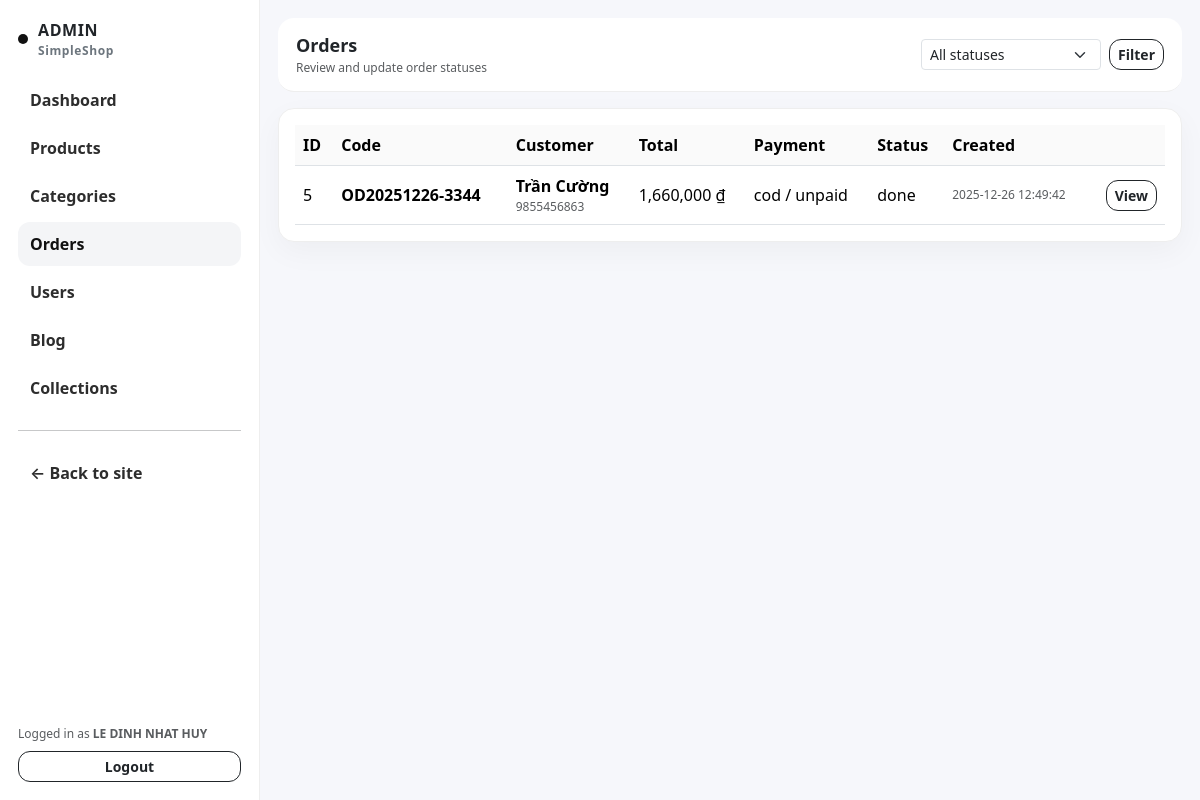
The app's page /admin/orders.php (signed in), older data.
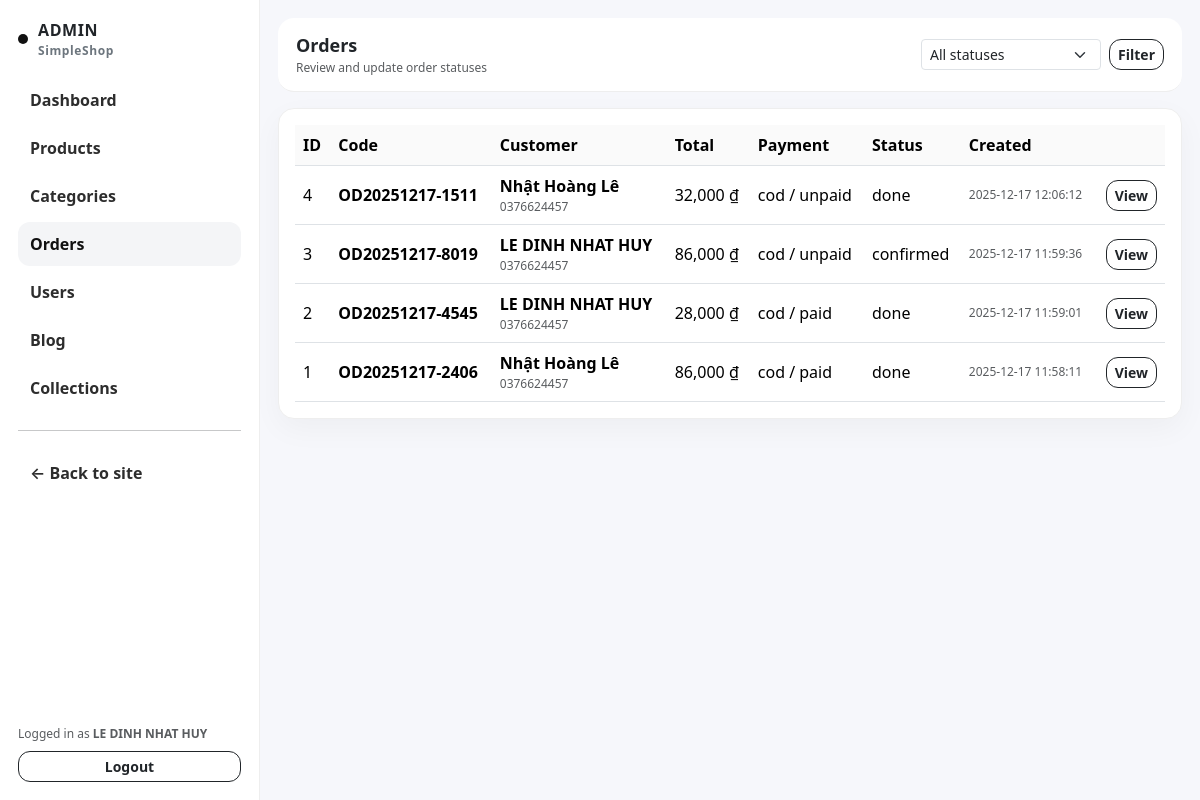
The same page, newer data.
### tables this page shows
CREATE TABLE `orders` (
  `id` bigint(20) UNSIGNED NOT NULL,
  `user_id` bigint(20) UNSIGNED NOT NULL,
  `cart_id` bigint(20) UNSIGNED DEFAULT NULL,
  `order_code` varchar(30) NOT NULL,
  `full_name` varchar(120) NOT NULL,
  `phone` varchar(30) NOT NULL,
  `address` varchar(255) NOT NULL,
  `note` varchar(255) DEFAULT NULL,
  `subtotal` decimal(12,2) NOT NULL,
  `shipping_fee` decimal(12,2) DEFAULT 0.00,
  `discount` decimal(12,2) DEFAULT 0.00,
  `total` decimal(12,2) NOT NULL,
  `payment_method` enum('cod','bank','momo') DEFAULT 'cod',
  `payment_status` enum('unpaid','paid') DEFAULT 'unpaid',
  `order_status` enum('pending','confirmed','shipping','done','cancelled') DEFAULT 'pending',
  `created_at` datetime DEFAULT current_timestamp(),
  `updated_at` datetime DEFAULT current_timestamp() ON UPDATE current_timestamp()
);

### core/db.php (called while the page is built, shortened)
<?php
function db(): PDO {
  static $pdo = null;
  if ($pdo) return $pdo;
  $dsn = "mysql:host=" . DB_HOST . ";dbname=" . DB_NAME . ";charset=utf8mb4";
  $pdo = new PDO($dsn, DB_USER, DB_PASS, [
    PDO::ATTR_ERRMODE => PDO::ERRMODE_EXCEPTION,
    PDO::ATTR_DEFAULT_FETCH_MODE => PDO::FETCH_ASSOC,
  ]);
  return $pdo;
}

### core/helpers.php (called while the page is built, shortened)
<?php
function e(string $s): string {
  return htmlspecialchars($s, ENT_QUOTES, 'UTF-8');
}

### admin/orders.php (the view, shortened to what this page needs)
<?php
require_once __DIR__ . '/partials/header.php';
require_once __DIR__ . '/partials/sidebar.php';
$where = "";
$params = [];
$st = db()->prepare("
  SELECT id, order_code, full_name, phone, total, payment_method, payment_status, order_status, created_at
  FROM orders
  $where
  ORDER BY id DESC
  LIMIT 200
");
$st->execute($params);
$orders = $st->fetchAll();
?>
<div class="admin-content">
  <div class="admin-topbar d-flex justify-content-between align-items-center">
    <div>
      <div style="font-weight:900;font-size:18px;">Orders</div>
      <div class="text-muted" style="font-size:12px;">Review and update order statuses</div>
    </div>
    <form class="d-flex gap-2" method="get">
      <select class="form-select form-select-sm" name="status" style="width:180px;">
        <option value="">All statuses</option>
      </select>
      <button class="btn btn-outline-dark btn-sm btn-ceo">Filter</button>
    </form>
  </div>
  <div class="cardx mt-3 p-3">
    <div class="table-responsive">
      <table class="table table-hover align-middle mb-0">
        <thead>
          <tr>
            <th>ID</th><th>Code</th><th>Customer</th><th>Total</th><th>Payment</th><th>Status</th><th>Created</th><th></th>
          </tr>
        </thead>
        <tbody>
          <?php foreach($orders as $o): ?>
            <tr>
              <td><?= (int)$o['id'] ?></td>
              <td class="fw-semibold"><?= e($o['order_code']) ?></td>
              <td>
                <div class="fw-semibold"><?= e($o['full_name']) ?></div>
                <div class="text-muted" style="font-size:12px;"><?= e($o['phone']) ?></div>
              </td>
              <td><?= number_format((float)$o['total']) ?> ₫</td>
              <td><?= e($o['payment_method']) ?> / <?= e($o['payment_status']) ?></td>
              <td><?= e($o['order_status']) ?></td>
              <td class="text-muted" style="font-size:12px;"><?= e($o['created_at']) ?></td>
              <td class="text-end">
                <a class="btn btn-outline-dark btn-sm btn-ceo" href="/admin/order_view.php?id=<?= (int)$o['id'] ?>">View</a>
              </td>
            </tr>
          <?php endforeach; ?>
        </tbody>
      </table>
    </div>
  </div>
</div>
<?php require_once __DIR__ . '/partials/footer.php'; ?>

Row changes from the older to the newer data that the page shows:
removed orders: id "5", order_code "OD20251226-3344", full_name "Trần Cường", phone "9855456863", total "1,660,000", payment_method "cod", payment_status "unpaid", order_status "done", created_at "2025-12-26 12:49:42"
added orders: id "4", order_code "OD20251217-1511", full_name "Nhật Hoàng Lê", phone "0376624457", total "32,000", payment_method "cod", payment_status "unpaid", order_status "done", created_at "2025-12-17 12:06:12"
added orders: id "3", order_code "OD20251217-8019", full_name "LE DINH NHAT HUY", phone "0376624457", total "86,000", payment_method "cod", payment_status "unpaid", order_status "confirmed", created_at "2025-12-17 11:59:36"
added orders: id "2", order_code "OD20251217-4545", full_name "LE DINH NHAT HUY", phone "0376624457", total "28,000", payment_method "cod", payment_status "paid", order_status "done", created_at "2025-12-17 11:59:01"
added orders: id "1", order_code "OD20251217-2406", full_name "Nhật Hoàng Lê", phone "0376624457", total "86,000", payment_method "cod", payment_status "paid", order_status "done", created_at "2025-12-17 11:58:11"
